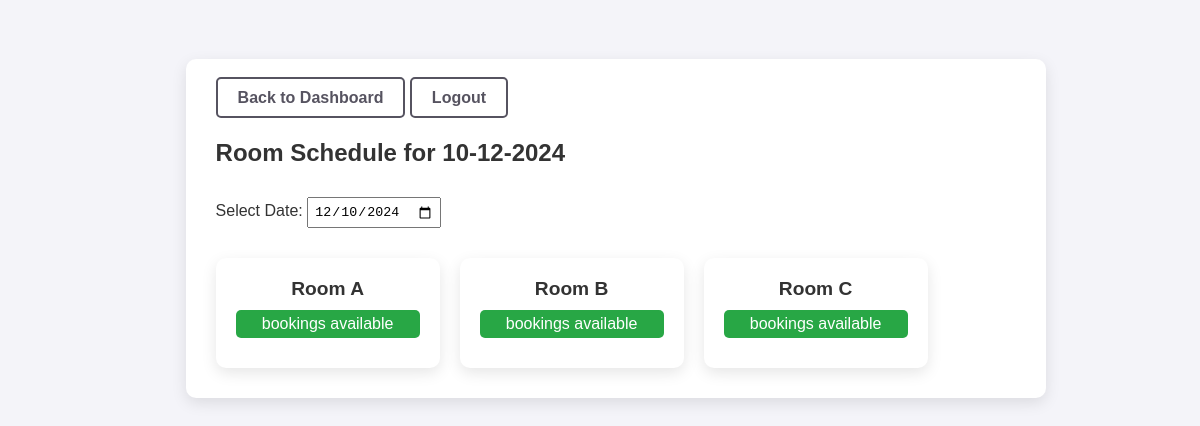
The page /sheduleRoom.php on the database its author committed.
### tables this page shows
CREATE TABLE `rooms` (
  `id` int(11) NOT NULL,
  `name` varchar(100) NOT NULL,
  `equipment` text NOT NULL,
  `capacity` int(11) NOT NULL,
  `image` varchar(255) NOT NULL
);

### sheduleRoom.php (the view, shortened to what this page needs)
<?php
include 'connection.php';
$rooms_sql = "SELECT * FROM rooms";
$rooms_result = $conn->query($rooms_sql);
$date = isset($_GET['date']) ? $_GET['date'] : date('Y-m-d');
?>
<!DOCTYPE html>
<html lang="en">
<head>
</head>
<body>
<section class="schedule-container">
    <div class="schedule-header">
        <a href="adminDashboard.php" class="LB">Back to Dashboard</a>
        <a href="logout.php" class="LB">Logout</a>
        <h2>Room Schedule for <?php echo date('d-m-Y', strtotime($date)); ?></h2>
        <form action="" method="get">
            <label for="date">Select Date: </label>
            <input type="date" name="date" class="date-picker" value="<?php echo $date; ?>" onchange="this.form.submit()">
        </form>
    </div>
    <div class="room-schedule">
        <?php while ($room = $rooms_result->fetch_assoc()): ?>
            <div class="room-card">
                <h3><?php echo htmlspecialchars($room['name']); ?></h3>
                <?php
                $room_bookings_sql = "SELECT * FROM bookings WHERE room_id = ? AND DATE(booking_date) = ?";
                $room_bookings_stmt = $conn->prepare($room_bookings_sql);
                $room_bookings_stmt->bind_param("is", $room['id'], $date);
                $room_bookings_stmt->execute();
                $room_bookings_result = $room_bookings_stmt->get_result();
                if ($room_bookings_result->num_rows > 0):
                    while ($booking = $room_bookings_result->fetch_assoc()):
                        $bookingTime = new DateTime($booking['booking_time']);
                        $formattedBookingTime = $bookingTime->format('H:i');
                ?>
                    <div class="booking-time room-unavailable">
                        <strong>Room Unavailable:</strong> <?php echo $formattedBookingTime; ?>
                    </div>
                <?php endwhile; ?>
                <?php else: ?>
                    <div class="booking-time available">
                        bookings available
                    </div>
                <?php endif; ?>
            </div>
        <?php endwhile; ?>
    </div>
</section>
</body>
</html>

### sheduleRoom.php (style rules this page uses)
:root { --colorPrimary: #8739F9; --colorSecondary: #37B9F1; --colorBackground: #F2F5F5; --colorShadow: #565360; --colorLabel: #908E9B; --colorDisabled: #E1DFE9; }
body { font-family: Arial, sans-serif; background-color: #f4f4f9; color: #333; }
.schedule-container { margin-top: 5%; margin-left: 15%; padding: 30px; max-width: 800px; background: #fff; border-radius: 10px; box-shadow: 0 5px 15px rgba(0, 0, 0, 0.1); }
.schedule-header { margin-bottom: 20px; }
.schedule-header h2 { margin-top: 4%; }
.room-schedule { display: flex; flex-wrap: wrap; gap: 20px; }
.room-card { width: 23%; padding: 20px; background-color: #fff; border-radius: 10px; box-shadow: 0 5px 15px rgba(0, 0, 0, 0.1); text-align: center; }
.room-card h3 { margin: 0; color: #333; font-size: 1.2rem; }
.booking-time { margin: 10px 0; color: #666; font-size: 1rem; }
.available { background-color: #28a745; color: #fff; padding: 5px; border-radius: 5px; }
.date-picker { margin: 10px 0; padding: 5px; }
.LB { margin-top: 20px; color: var(--colorShadow); text-decoration: none; font-weight: bold; padding: 10px 20px; border: 2px solid var(--colorShadow); border-radius: 5px; transition: background-color 0.3s ease, color 0.3s ease; }

### rows shown on the page
rooms: name "Room A"
rooms: name "Room B"
rooms: name "Room C"

### other values the page prints
date('d-m-Y', strtotime($date)) "10-12-2024"
